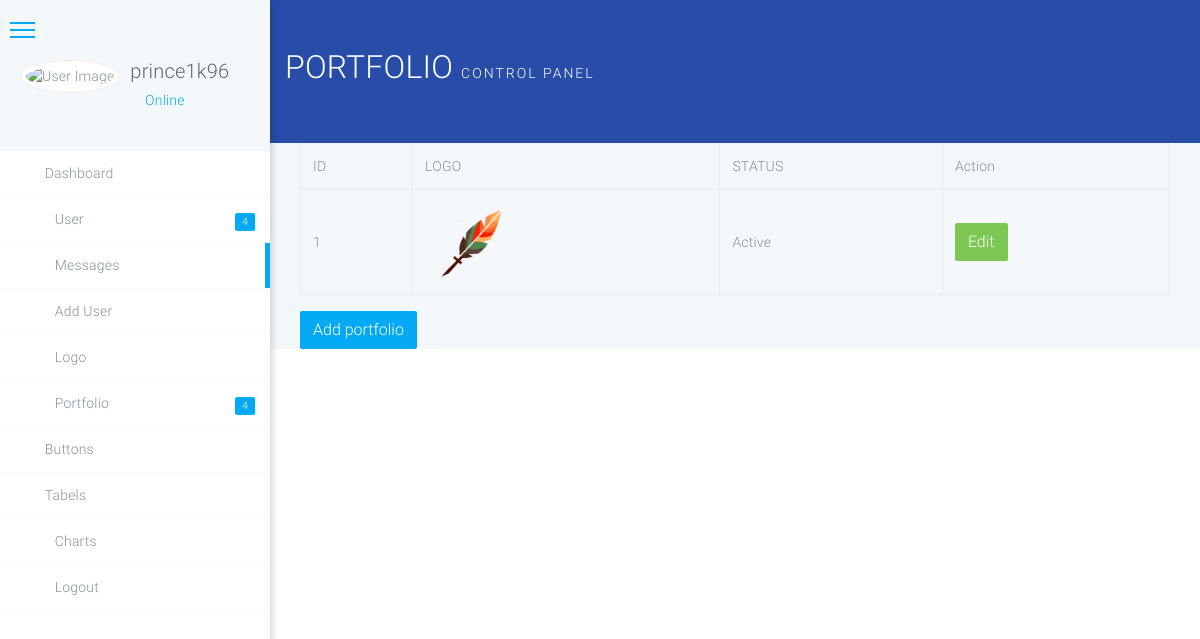
Screenshot of /portfolio_view.php (signed in) with the database file from the repository.
### tables this page shows
CREATE TABLE `portfolio` (
  `id` int(11) NOT NULL,
  `portfolio` varchar(50) NOT NULL,
  `status` int(99) NOT NULL
);

### portfolio_view.php (the view)
<?php
require_once 'dashboard/dash_header.php';
 ?>
<?php
require 'db.php';
$select_logo = "SELECT * FROM portfolio";
$logo_result = mysqli_query($db_connection,$select_logo);
?>
<section class="text-white has-overlay blue4 responsive">
                <div class="container">
                    <div class="p-t-b-50 ">
                        <h2> PORTFOLIO <small>Control Panel</small></h2></div>
                </div>
            </section>
<div class="col-lg-12">
  <div class="col-lg-12">
    <table class="table table-bordered">
      <tr>
        <td>ID</td>
        <td>LOGO</td>
        <td>STATUS</td>
        <td>Action</td>
      </tr>
      <?php
      foreach ($logo_result as $value) {
      ?>
      <tr>
        <td><?php echo $value['id']; ?></td>
        <td> <img src="uploads/portfolio/<?php echo $value['portfolio']; ?>" alt="" width="80"> </td>
        <td>
          <?php
          if($value['status']==1){
            echo "Active";
          }
          else{
            echo "Deactive";
          }
         ?>
       </td>
       <td>
         <a href="edit_portfolio.php?id=<?php echo $value['id']; ?>"> <button type="button" class="btn btn-success">Edit</button> </a>
       </td>
      </tr>
      <?php   } ?>
    </table>
  </div>
  <div class="col-lg-12">
    <a href="add_portfolio.php"><button type="button" class="btn btn-primary">Add portfolio</button></a>
  </div>
</div>

### rows the page displays
portfolio: id "1", portfolio (picture), status "Active"

### other values shown
$_SESSION['name'] "prince1k96"
